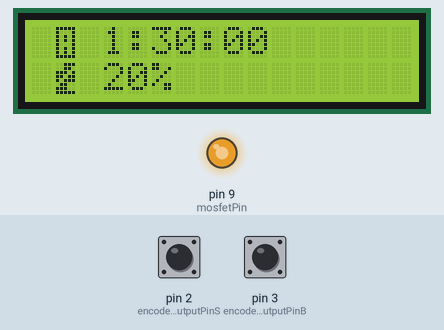
A sketch run on a simulated Arduino Uno, built with avr-gcc and run on an emulated ATmega328P. Parts: 16×2 character LCD, output pins drawn as LEDs (lit = HIGH). Inputs (shaded band) come from the test bench; at power-on: pin 2 (encoderOutputPinS) LOW, pin 3 (encoderOutputPinB) HIGH.

Above: at 0.1 s.
1.3 s: pin 2 (encoderOutputPinS) pulsed HIGH 5 times (0.12 s each, 0.3 s apart)
At 1.66 s:
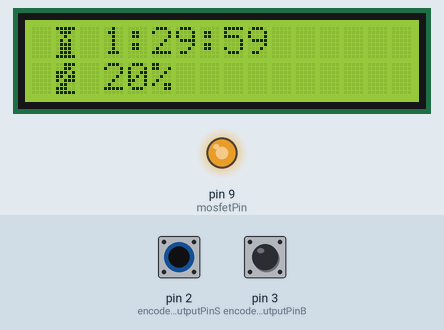
At 3.6 s:
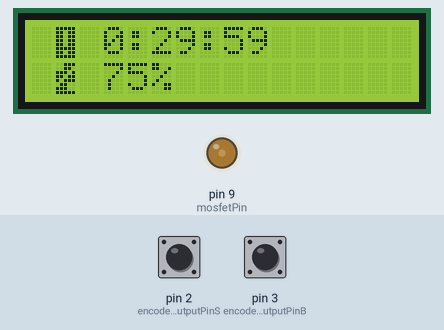
Timing chart, 0 to 5.1 s (numbered marks = the images above; inputs shaded):
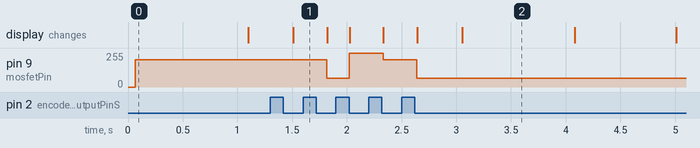

The sketch:

PWMFanController-soft.ino
```cpp
/*
   PWM Fan Controller
 */

byte charAuto[8] = {
	0b11111,
	0b10001,
	0b10101,
	0b10101,
	0b10001,
	0b10101,
	0b10101,
	0b11111,
};

byte charManual[8] = {
	0b11111,
	0b01110,
	0b00100,
	0b01010,
	0b01110,
	0b01110,
	0b01110,
	0b11111,
};

byte charOverride[8] = {
	0b11111,
	0b11011,
	0b11011,
	0b11011,
	0b11011,
	0b11111,
	0b11011,
	0b11111,
};

byte charPercent[8] = {
	0b00111,
	0b00110,
	0b11101,
	0b11011,
	0b10111,
	0b01100,
	0b11100,
	0b11111,
};

#include <LiquidCrystal.h>
/*
The circuit:
LCD       Arduino
VSS  1    GND
VDD  2    5V
V0   3    resistor (contrast)
RS   4    13
RW   5    GND
E    6    12
D0-3 7~10  -
D4  11    11
D5  12     7
D6  13     6
D7  14     5
A   15    resistor ↔ 5V
K   16    GND

http://www.arduino.cc/en/Tutorial/LiquidCrystal
*/
// initialize the library with numbers of the interface pins
LiquidCrystal lcd(13, 12, 11, 7, 6, 5);

// Analog output pin that the MOSFET is attached to
// only below pins support PWM
// pins / timer register / base freq / allowed divisors
// 5,6  / TCCR0B         / 31250     / 1, 8, 64, 256, 1024
// 9,10 / TCCR1B         / 31250     / 1, 8, 64, 256, 1024
// 3,11 / TCCR2B         / 62500     / 1, 8, 32, 64, 128, 256, 1024
// notes: messing with timer TCCR0B fucks up Arduino timing
const int mosfetPin = 9;
const int mosfetDivisor = 1;

// Encoder pins
// They need to support interrupts
// https://www.arduino.cc/en/Reference/AttachInterrupt
// interrupt pins (can be shared)
const int encoderInterruptPinA = 3;
const int encoderInterruptPinB = 3;
// output pins
const int encoderOutputPinA = 4;
const int encoderOutputPinB = 3;
// encoder switch/button
const int encoderInterruptPinS = 2;
const int encoderOutputPinS = 2;
// encoder edge values
const int encoderMin = 0;
const int encoderMax = 20;
// encoder current and default value
volatile int encoderValue = 4;

// value output to the PWM (analog out)
volatile int outputValue = 0;

// modes
const short int modeAuto = 0;
const short int modeManual = 1;
const short int modeOverride = 2;
// default mode
volatile short int mode = modeAuto;

// auto turn off after this many s (60*60 = 1h)
volatile unsigned long autoOffTime = 90*60;
volatile unsigned long idleSince = millis()/1000;

//////////////////////
// new interrupts

// treshold to counteract bouncing
const unsigned long int threshold = 2500;

// rotaryHalfSteps is the counter of half-steps. The actual
// number of steps will be equal to rotaryHalfSteps / 2
volatile unsigned long rotaryHalfSteps = encoderValue * 2;

// Working variables for the interrupt routines
volatile unsigned long int0time = 0;
volatile unsigned long int1time = 0;
volatile uint8_t int0signal = 0;
volatile uint8_t int1signal = 0;
volatile uint8_t int0history = 0;
volatile uint8_t int1history = 0;

void encoderPinAint() {
	if (micros() - int0time < threshold)
		return;
	int0history = int0signal;
	int0signal = bitRead(PIND, encoderOutputPinA);
	if ( int0history==int0signal )
		return;
	int0time = micros();
	if ( int0signal == int1signal ) {
		if (rotaryHalfSteps < (encoderMax*2)) {
			rotaryHalfSteps++;
		}
	} else {
		if (rotaryHalfSteps > (encoderMin*2)) {
			rotaryHalfSteps--;
		}
	}
	encoderValue = (rotaryHalfSteps / 2);
	// switch to manual mode on any change
	mode = modeManual;
	idleSince = millis()/1000;
}

void encoderPinBint() {
	if ( micros() - int1time < threshold )
		return;
	int1history = int1signal;
	int1signal = bitRead(PIND, encoderOutputPinB);
	if ( int1history==int1signal )
		return;
	int1time = micros();
}

// Handle all interrupts, detect which device caused it
// Can work with interrupts on single separate pin, different than output pins
//volatile unsigned short int encoderInt_PinAVal    = LOW;
//volatile unsigned short int encoderInt_PinAOldVal = LOW;
//volatile unsigned short int encoderInt_PinBVal    = LOW;
//volatile unsigned short int encoderInt_PinBOldVal = LOW;
void encoderInt() {
	// if interrupt by pin A
	//    do pin A interrupt
	//if () {
	encoderPinAint();
	//}

	// if interrupt by pin B
	//    do pin B interrupt
	//if () {
	encoderPinBint();
	//}
}

volatile unsigned long intTimeS = 0;
volatile uint8_t intSignalS = 0;
void encoderSwitchInt() {
	// react to only button moving down, not up
	intSignalS = bitRead(PIND, encoderOutputPinS);
	if (intSignalS != 0) return;
	// prevent double clicking
	if (millis() - intTimeS < threshold/10) return;
	intTimeS = millis();
	switch(mode) {
	case modeAuto:
		mode = modeManual;
		encoderValue = (rotaryHalfSteps / 2);
		break;
	case modeManual:
		mode = modeOverride;
		encoderValue = 15;
		idleSince = millis()/1000 - (autoOffTime/3)*2;
		break;
	case modeOverride:
		mode = modeAuto;
		encoderValue = 0;
		break;
	}
}
// new interrupts end
//////////////////////

void setup() {
	//void setPwmFrequency(int pin, int divisor) {
	byte mode;
	if (mosfetPin == 5 || mosfetPin == 6 || mosfetPin == 9 || mosfetPin == 10) {
		switch(mosfetDivisor) {
			case 1: mode = 0x01; break;
			case 8: mode = 0x02; break;
			case 64: mode = 0x03; break;
			case 256: mode = 0x04; break;
			case 1024: mode = 0x05; break;
			default: return;
		}
		if(mosfetPin == 5 || mosfetPin == 6) {
			TCCR0B = TCCR0B & 0b11111000 | mode;
		} else if(mosfetPin == 9 || mosfetPin == 10) {
			TCCR1B = TCCR1B & 0b11111000 | mode;
		}
	} else if (mosfetPin == 3 || mosfetPin == 11) {
		switch(mosfetDivisor) {
			case 1: mode = 0x01; break;
			case 8: mode = 0x02; break;
			case 32: mode = 0x03; break;
			case 64: mode = 0x04; break;
			case 128: mode = 0x05; break;
			case 256: mode = 0x06; break;
			case 1024: mode = 0x07; break;
			default: return;
		}
		TCCR2B = TCCR2B & 0b11111000 | mode;
	}
	//}

	attachInterrupt(digitalPinToInterrupt(encoderInterruptPinA), encoderInt, CHANGE);
	attachInterrupt(digitalPinToInterrupt(encoderInterruptPinB), encoderInt, CHANGE);

	attachInterrupt(digitalPinToInterrupt(encoderInterruptPinS), encoderSwitchInt, CHANGE);

	//Serial.begin(9600);

	// create custom chars
	// soemtimes they get corrupted, device reset helps
	lcd.createChar(0, charAuto);
	lcd.createChar(1, charManual);
	lcd.createChar(2, charOverride);
	lcd.createChar(6, charPercent);

	// set up the LCD
	lcd.begin(16, 2);
}

void loop() {
	// map encoder value to PWM value
	outputValue = map(encoderValue, encoderMin, encoderMax, 255, 0);

	analogWrite(mosfetPin, outputValue);

	// set the cursor to column 0, line 0
	lcd.setCursor(0, 0);

	//lcd.print("~");

	// print mode
	lcd.setCursor(1, 0);
	switch(mode) {
	case modeAuto:
		lcd.write(byte(modeAuto));
		break;
	case modeManual:
		lcd.write(byte(modeManual));
		break;
	case modeOverride:
		lcd.write(byte(modeOverride));
		break;
	}

	// print nice time info
	lcd.setCursor(3, 0);
	int offIn = autoOffTime-(millis()/1000-idleSince);
	lcd.print(offIn/60/60);
	lcd.print(":");
	lcd.print(offIn/60%60<10?"0":"");
	lcd.print(offIn/60%60);
	lcd.print(":");
	lcd.print(offIn%60<10?"0":"");
	lcd.print(offIn%60);

	// print nice power info
	lcd.setCursor(1, 1);
	lcd.write(byte(6)); // charPercent
	lcd.setCursor(3, 1);
	switch (encoderValue) {
	case encoderMin:
		lcd.print("OFF");
		break;
	case encoderMax:
		lcd.print("MAX");
		break;
	default:
		lcd.print(map(encoderValue, encoderMin, encoderMax, 0, 100));
		lcd.print("% ");
		break;
	}

	// turn off fan after set time
	//   and switch between on and off in auto mode
	if ((idleSince + autoOffTime) <= millis()/1000) {
		mode = modeAuto;
		if (encoderValue == 0) {
			encoderValue = 5;
			idleSince = millis()/1000 - (autoOffTime/6)*5; // work 1/6th of idle time
		} else {
			encoderValue = 0;
			idleSince = millis()/1000;
		}
	}

	// wait X milliseconds before the next loop
	delay(100);
}
```

Measured:
- after the input at 1.3 s, pin 9 (mosfetPin): 204/255 → 64/255 after 0.52 s, → 255/255 0.21 s later, → 204/255 0.31 s later, → 64/255 0.31 s later; the display: changes after 0.21 s (image 1)
